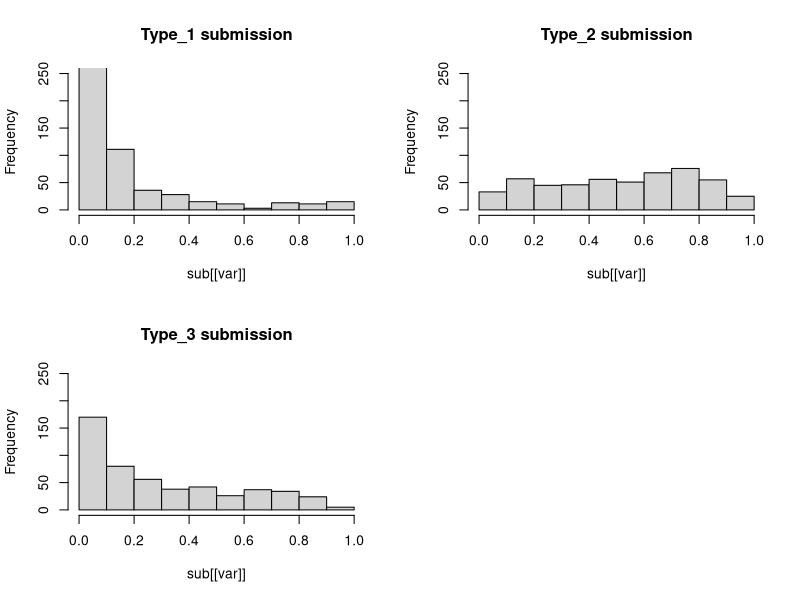

Recreate this plot in R.
library(data.table)
setwd("~/Dropbox/cervical/sub/")
sub <- fread("sub_dara_part_resnet_raw_5xbag_20170510.csv")

mat = as.matrix(sub[,-1,with=F])
mat[mat < 0.02] = 0.02
mat = mat/rowSums(mat)

cols= names(sub)[-1]
for(i in 1:3) sub[[cols[i]]] = mat[,i]
sub1 = sub
# write.csv(sub, "sub_dara_part_resnet_raw_5xbag_20170510_clipped.csv", row.names = F)

########################################
sub <- fread("sub_dara_full_resnet_dmcrop_5xbag_20170513.csv")

mat = as.matrix(sub[,-1,with=F])
mat[mat < 0.02] = 0.02
mat = mat/rowSums(mat)

cols= names(sub)[-1]
for(i in 1:3) sub[[cols[i]]] = mat[,i]
sub2 = sub

########################################
sub <- fread("sub_dara_part_resnet_raw_5xbag_20170521.csv")

mat = as.matrix(sub[,-1,with=F])
mat[mat < 0.02] = 0.02
mat = mat/rowSums(mat)

cols= names(sub)[-1]
for(i in 1:3) sub[[cols[i]]] = mat[,i]
sub3 = sub

########################################
# Try baggin
sub3 = sub3[order(image_name)]
sub2 = sub2[order(image_name)]
sub1 = sub1[order(image_name)]
for(i in 1:3) print(cor(sub1[[i+1]], sub2[[i+1]]))

########################################
subdm1 = fread("bebhionn_submission_clipped.csv")
subdm2 = fread("bebhionn_googlenet_submission.csv")
subdm1 = subdm1[order(image_name)]
subdm2 = subdm2[order(image_name)]

sub = sub1
for(var in names(sub)[2:4]) sub[[var]] = 0.2* (sub1[[var]] + sub2[[var]]) + 0.2* (subdm1[[var]] + subdm2[[var]]) + .2*(sub3[[var]])
par(mfrow=c(2,2))
for(var in names(sub)[2:4]) hist(sub[[var]], main = paste(var, "submission"), ylim = c(0,250))
sub
sub1
sub2
subdm1
subdm2

write.csv(sub, "404020_dhdmbestInception.csv", row.names = F)

